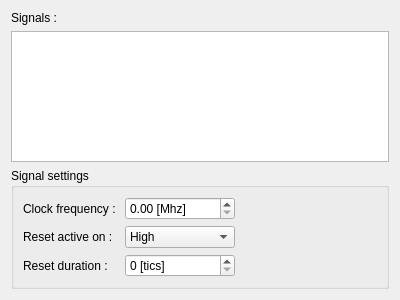
<?xml version="1.0" encoding="UTF-8"?>
<ui version="4.0">
 <class>SignalsDialogView</class>
 <widget class="QWidget" name="SignalsDialogView">
  <property name="geometry">
   <rect>
    <x>0</x>
    <y>0</y>
    <width>400</width>
    <height>300</height>
   </rect>
  </property>
  <property name="windowTitle">
   <string>Form</string>
  </property>
  <layout class="QVBoxLayout" name="verticalLayout">
   <item>
    <widget class="QLabel" name="label">
     <property name="text">
      <string>Signals :</string>
     </property>
    </widget>
   </item>
   <item>
    <widget class="QTableView" name="table">
     <property name="editTriggers">
      <set>QAbstractItemView::AllEditTriggers</set>
     </property>
     <property name="alternatingRowColors">
      <bool>true</bool>
     </property>
     <property name="selectionMode">
      <enum>QAbstractItemView::NoSelection</enum>
     </property>
     <property name="selectionBehavior">
      <enum>QAbstractItemView::SelectRows</enum>
     </property>
     <property name="sortingEnabled">
      <bool>true</bool>
     </property>
     <property name="cornerButtonEnabled">
      <bool>false</bool>
     </property>
     <attribute name="horizontalHeaderCascadingSectionResizes">
      <bool>true</bool>
     </attribute>
     <attribute name="horizontalHeaderStretchLastSection">
      <bool>true</bool>
     </attribute>
     <attribute name="verticalHeaderVisible">
      <bool>false</bool>
     </attribute>
    </widget>
   </item>
   <item>
    <widget class="QGroupBox" name="groupBox">
     <property name="title">
      <string>Signal settings</string>
     </property>
     <layout class="QHBoxLayout" name="horizontalLayout">
      <item>
       <layout class="QFormLayout" name="formLayout">
        <item row="0" column="0">
         <widget class="QLabel" name="label_2">
          <property name="text">
           <string>Clock frequency : </string>
          </property>
         </widget>
        </item>
        <item row="0" column="1">
         <widget class="QDoubleSpinBox" name="freq">
          <property name="suffix">
           <string> [Mhz]</string>
          </property>
          <property name="maximum">
           <double>99999.000000000000000</double>
          </property>
         </widget>
        </item>
        <item row="1" column="1">
         <widget class="QComboBox" name="activeOn">
          <item>
           <property name="text">
            <string>High</string>
           </property>
          </item>
          <item>
           <property name="text">
            <string>Low</string>
           </property>
          </item>
         </widget>
        </item>
        <item row="1" column="0">
         <widget class="QLabel" name="label_3">
          <property name="text">
           <string>Reset active on : </string>
          </property>
         </widget>
        </item>
        <item row="2" column="0">
         <widget class="QLabel" name="label_4">
          <property name="text">
           <string>Reset duration : </string>
          </property>
         </widget>
        </item>
        <item row="2" column="1">
         <widget class="QSpinBox" name="tics">
          <property name="suffix">
           <string> [tics]</string>
          </property>
          <property name="maximum">
           <number>9999</number>
          </property>
         </widget>
        </item>
       </layout>
      </item>
      <item>
       <spacer name="horizontalSpacer">
        <property name="orientation">
         <enum>Qt::Horizontal</enum>
        </property>
        <property name="sizeHint" stdset="0">
         <size>
          <width>40</width>
          <height>20</height>
         </size>
        </property>
       </spacer>
      </item>
     </layout>
    </widget>
   </item>
  </layout>
 </widget>
 <resources/>
 <connections/>
</ui>
